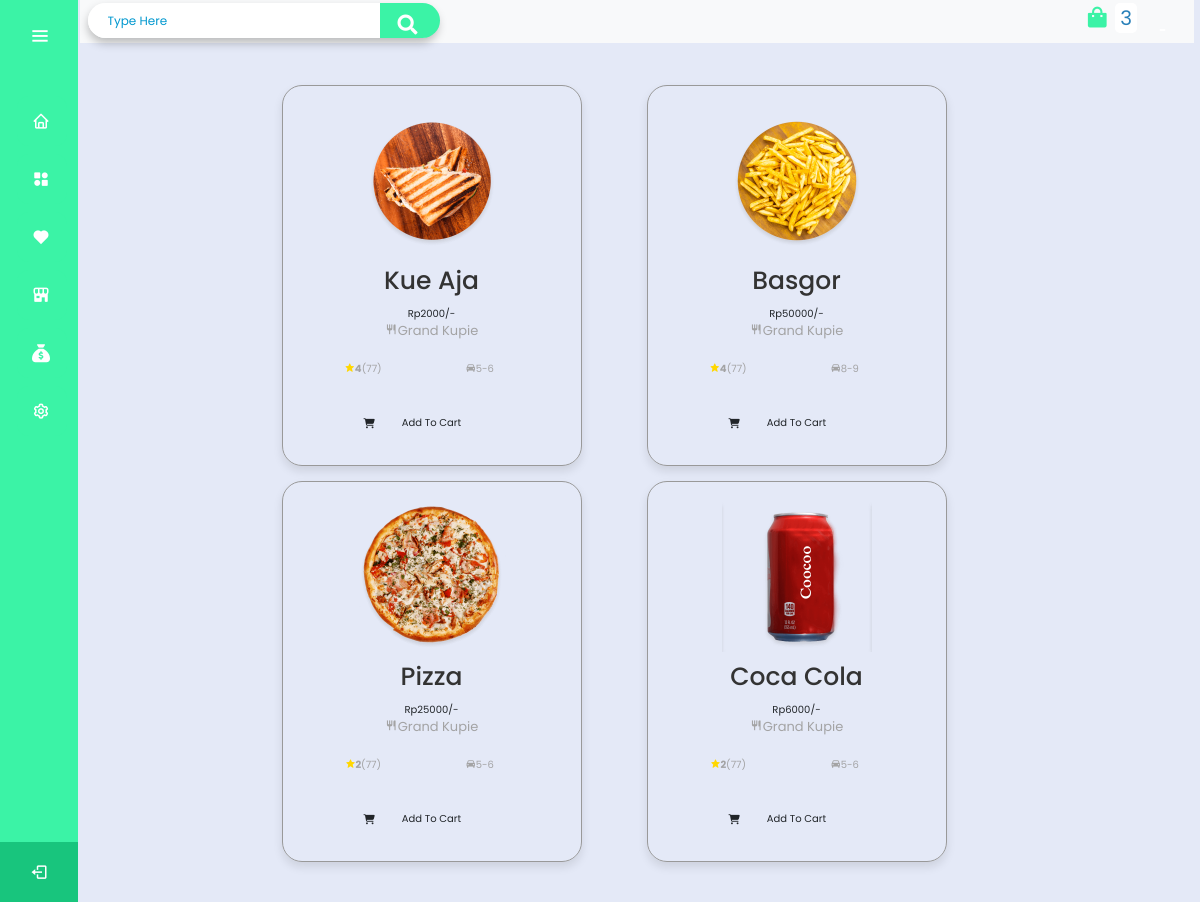
Page /products.php (signed in) on the committed database.
### tables this page shows
CREATE TABLE `products` (
  `id` int(255) NOT NULL,
  `name` varchar(255) NOT NULL,
  `price` varchar(255) NOT NULL,
  `toko` varchar(255) NOT NULL,
  `rate` varchar(255) NOT NULL,
  `jarak` varchar(255) NOT NULL,
  `image` varchar(255) NOT NULL
);

### products.php (the view, shortened to what this page needs)
<!DOCTYPE html>
<html lang="en">
<head>
    <link rel="stylesheet" href="css/adminstyle.css"  type="text/css">
    <link rel="stylesheet" href="css/products.css"  type="text/css">
    <link rel="stylesheet" href="https://cdnjs.cloudflare.com/ajax/libs/font-awesome/6.1.1/css/all.min.css" />
</head>
<body>
<?php include 'sidebar.php'; ?>
<section class="home-section">
<?php include 'headerproducts.php'; ?>
<div class="container">
    <section class="products">
    <div class="box-container">
    <?php
        $select_products = mysqli_query($conn, "SELECT * FROM `products`");
        if(mysqli_num_rows($select_products) > 0){
            while($fetch_product = mysqli_fetch_assoc($select_products)){
    ?>
        <form action="" method="post">
         <div class="box">
            <img src="uploaded_img/<?php echo $fetch_product['image']; ?>" alt="">
            <h3><?php echo $fetch_product['name']; ?></h3>
            <p>Rp<?php echo $fetch_product['price']; ?>/-</p>
            <p class="makan"><i class='bx bx-restaurant'></i><?php echo $fetch_product['toko']; ?></p>
            <span class="row">
                <span class="col-sm-6">
                <p class="rate"><i class='bx bxs-star' id="bintang"></i><b><?php echo $fetch_product['rate']; ?></b>(77)</p>
                </span>
                <span class="col-sm-6">
                    <p class="jalan"><i class='bx bxs-car'></i><?php echo $fetch_product['jarak']; ?></p>
                </span>
            </span>
            <div class="input-icons">
            <i class="fa-solid fa-cart-shopping"></i>
            <input type="submit" class="btn" value="add to cart" name="add_to_cart">
        </div>
         </div>
        </form>
        <?php
            };
        };
        ?>
    </div>
    </section>
</div>
</section>
</body>
</html>

### sidebar.php (shortened to what this page needs)
<?php
@include 'config.php';
$user_id = $_SESSION['user_id'];
?>
    <link href="https://unpkg.com/boxicons@2.0.7/css/boxicons.min.css" rel="stylesheet"/>
    <link href="https://unpkg.com/boxicons@2.1.2/css/boxicons.min.css" rel="stylesheet"/>
    <link rel="stylesheet" href="https://cdnjs.cloudflare.com/ajax/libs/font-awesome/5.15.2/css/all.min.css" />
    <link href="https://cdn.jsdelivr.net/npm/bootstrap@5.1.3/dist/css/bootstrap.min.css" rel="stylesheet" />
    <link rel="stylesheet" href="https://cdn.jsdelivr.net/npm/bootstrap-icons@1.8.1/font/bootstrap-icons.css" />
    <link rel="stylesheet" href="https://cdn.jsdelivr.net/npm/bootstrap-icons@1.5.0/font/bootstrap-icons.css" />
    <link href="https://cdn.jsdelivr.net/npm/bootstrap@5.1.3/dist/css/bootstrap.min.css" rel="stylesheet" />
    <link rel="stylesheet" href="https://cdnjs.cloudflare.com/ajax/libs/font-awesome/4.7.0/css/font-awesome.min.css">
    <link rel="stylesheet" href="css/sidebar.css"  type="text/css">
    <div class="sidebar">
      <div class="logo-details">
        <i class="bx bx-menu" id="btn"></i>
      </div>
      <ul class="nav-list">
        <li>
          <a href="home.php">
            <i class="bx bx-home"></i>
          </a>
        </li>
        <li>
          <a href="products.php">
            <i class="bx bxs-category-alt"></i>
          </a>
        </li>
        <li>
          <a href="#">
            <i class="bx bxs-heart"></i>
          </a>
        </li>
        <li>
          <a href="cart.php">
            <i class="bx bxs-store-alt"></i>
          </a>
        </li>
        <li>
          <a href="checkout.php">
          <i class="fa-solid fa-sack-dollar"></i>
          </a>
        </li>
        <li>
          <a href="#">
            <i class="bx bx-cog"></i>
          </a>
        </li>
        <li class="profile">
          <div class="profile-details">
        <?php
            $select_user = mysqli_query($conn, "SELECT * FROM `user_form` WHERE id = '$user_id'") or die('query failed');
            if(mysqli_num_rows($select_user) > 0){
              $fetch_user = mysqli_fetch_assoc($select_user);
            };
        ?>
            <div class="name_job">
              <div class="name"><?php echo $fetch_user['name']; ?></div>
              <div class="job"><?php echo $fetch_user['email']; ?></div>
            </div>
          </div>
          <a href="sidebar.php?logout=<?php echo $user_id; ?>" onclick="return confirm('are your sure you want to logout?');" > <i class="bx bx-log-out" id="log_out"></i></a>
        </li>
      </ul>
    </div>

### headerproducts.php (shortened to what this page needs)
<?php
@include 'config.php';
?>
<header class="header1">
        <nav class="navbar navbar-light bg-light">
          <div class="container-fluid">
            <div class="box1">
              <div class="search-box">
                <form action="" method="post">
                <input type="text" name="search" placeholder="Type here" autocomplete="off"/>
                <label for="check" class="icon">
                  <button type="submit" ><i class="fas fa-search"></i>
</button>
                  </label>
                </form>
              </div>
            </div>
            <?php
            $select_rows = mysqli_query($conn, "SELECT * FROM `cart` WHERE user_id = '$user_id' ") or die ('query failed') ;
            $row_count = mysqli_num_rows($select_rows);
            ?>
            <a href="cart.php" class="cart">  <i class="bx bxs-shopping-bag"></i> <span><?php echo $row_count; ?></span> </a>
          </div>
        </nav>
      </header>

### css/adminstyle.css (style rules this page uses)
:root { --blue: #2980b9; --red: tomato; --orange: orange; --black: #333; --white: #fff; --bg-color: #eee; --dark-bg: rgba(0, 0, 0, 0.7); --box-shadow: 0 0.5rem 1rem rgba(0, 0, 0, 0.1); --border: 0.1rem solid #999; }
* { font-family: 'Poppins', sans-serif; margin: 0; padding: 0; box-sizing: border-box; outline: none; border: none; text-decoration: none; text-transform: capitalize; }
html { font-size: 62.5%; overflow-x: hidden; }
.home-section { position: relative; background: #e4e9f7; min-height: 100vh; top: 0; left: 78px; width: calc(100% - 78px); transition: all 0.5s ease; z-index: 2; }
.container { max-width: 1200px; margin: 0 auto; }
section { padding: 2rem; }
.btn, .option-btn, .delete-btn { display: block; width: 100%; text-align: center; background-color: var(--blue); color:var(--white); font-size: 1.7rem; padding:1.2rem 3rem; border-radius: .5rem; cursor: pointer; margin-top: 1rem; }
button { outline: none; border: none; border-radius: 6px; cursor: pointer; padding: 10px; color: #ffffff; }
input { padding: 10px 20px; margin: 0 10px; outline: none; border: 1px solid #0298cf; border-radius: 6px; color: #0298cf; }
::placeholder { color: #0298cf; }

### css/products.css (style rules this page uses)
.header1 { position: relative; bottom: 22px; right: 18px; width: 103%; }
.box1 { max-width: 350px; width: 100%; }
.box1 .search-box { position: relative; height: 35px; max-width: 380px; margin: auto; box-shadow: 0 5px 10px rgba(0, 0, 0, 0.25); border-radius: 25px; transition: all 0.3s ease; }
.search-box input { position: absolute; height: 100%; width: 100%; border-radius: 25px; background: #fff; outline: none; border: none; padding-left: 20px; font-size: 12px; }
.search-box .icon { position: absolute; right: -2px; top: 0px; width: 60px; background: #3bf3a6; height: 100%; text-align: center; line-height: 40px; color: #fff; font-size: 20px; border-radius: 0 25px 25px 0; }
.search-box .icon i { position: relative; bottom: 10px; }
.search-box button { background-color: #3bf3a6; position: relative; bottom: 8px; right: 2px; height: 3px; }
.header1 .bx { font-size: 25px; position: relative; right: 50px; color: #3bf3a6; }
.products .box-container { display: grid; grid-template-columns: repeat(auto-fit, 35rem); gap: 1.5rem; justify-content: center; }
.products .box-container .box { text-align: center; width: 30rem; padding: 2rem; box-shadow: var(--box-shadow); border: var(--border); border-radius: 2rem; transition: 0.5s ease; cursor: pointer; }
.products .box-container .box img { height: 15rem; }
.products .box-container .box h3 { margin: 1rem 0; font-size: 2.5rem; color: var(--black); }
.makan { position: relative; bottom: 10px; color: #a3a3a4; font-size: 13px; }
#bintang { color: gold; }
.jalan { position: relative; right: 20px; color: #a3a3a4; }
.rate { color: #a3a3a4; }
.input-icons i { position: relative; top: 4.9ch; right: 10ch; }
.input-icons { width: 100%; margin-bottom: 10px; }
.icon { padding: 10px; min-width: 40px; }
.header1 .cart { font-size: 2rem; color: var(--white); }
.header1 .cart span { padding: 0.1rem 0.5rem; border-radius: 0.5rem; background-color: var(--white); color: var(--blue); font-size: 2rem; position: relative; right: 50px; bottom: 3px; }

### rows in the picture
products: image (picture), name "Kue Aja", price "2000", toko "Grand Kupie", rate "4", jarak "5-6"
products: image (picture), name "Basgor", price "50000", toko "Grand Kupie", rate "4", jarak "8-9"
products: image (picture), name "Pizza", price "25000", toko "Grand Kupie", rate "2", jarak "5-6"
products: image (picture), name "Coca Cola", price "6000", toko "Grand Kupie", rate "2", jarak "5-6"

### other values in the picture
$row_count "3"
